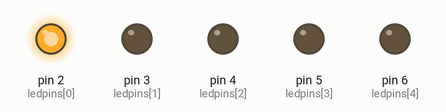
Simulated run of this sketch. Board: Arduino Uno, built with avr-gcc and run on an emulated ATmega328P. Shown: output pins drawn as LEDs (lit = HIGH).

Above: at 0.1 s.
At 0.5 s:
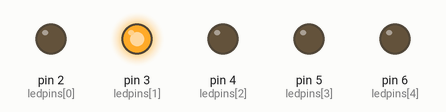
At 1.1 s:
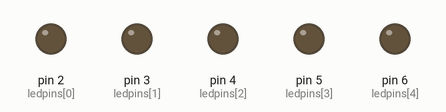
At 1.7 s:
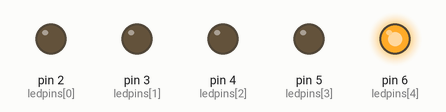
At 2.5 s:
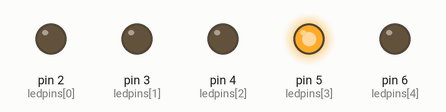
At 4.9 s:
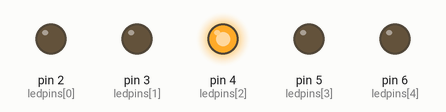
Timing chart, 0 to 5.2 s (numbered marks = the images above):
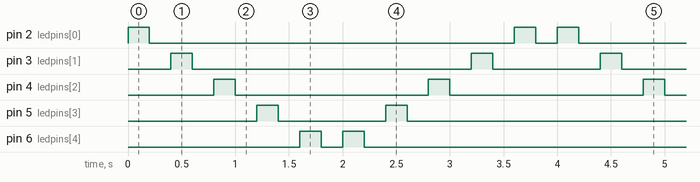

The sketch:

Lab1b.ino
```cpp
const int ledpins[]={2,3,4,5,6};
const int numled=5;
void setup(){
  for(int i=0;i<numled;i++){
    pinMode(ledpins[i],OUTPUT);
  }
}
  void loop(){
    for(int i=0;i<numled;i++){
      digitalWrite(ledpins[i],HIGH);
      delay(200);
      digitalWrite(ledpins[i],LOW);
      delay(200);
  }
    for(int i=numled-1;i>=0;i--)
    {
      digitalWrite(ledpins[i],HIGH);
      delay(200);
      digitalWrite(ledpins[i],LOW);
      delay(200);
    }
  }
```

Measured:
- by itself, pin 2 (ledpins[0]): repeats every 4.0 s: LOW 3.4 s, HIGH 0.20 s, LOW 0.20 s, HIGH 0.20 s
- by itself, pin 3 (ledpins[1]): repeats every 4.0 s: LOW 2.6 s, HIGH 0.20 s, LOW 1.0 s, HIGH 0.20 s
- by itself, pin 4 (ledpins[2]): alternates HIGH for 0.20 s and LOW for 1.8 s
- by itself, pin 5 (ledpins[3]): repeats every 4.0 s: LOW 1.0 s, HIGH 0.20 s, LOW 2.6 s, HIGH 0.20 s
- by itself, pin 6 (ledpins[4]): repeats every 4.0 s: LOW 0.20 s, HIGH 0.20 s, LOW 3.4 s, HIGH 0.20 s
